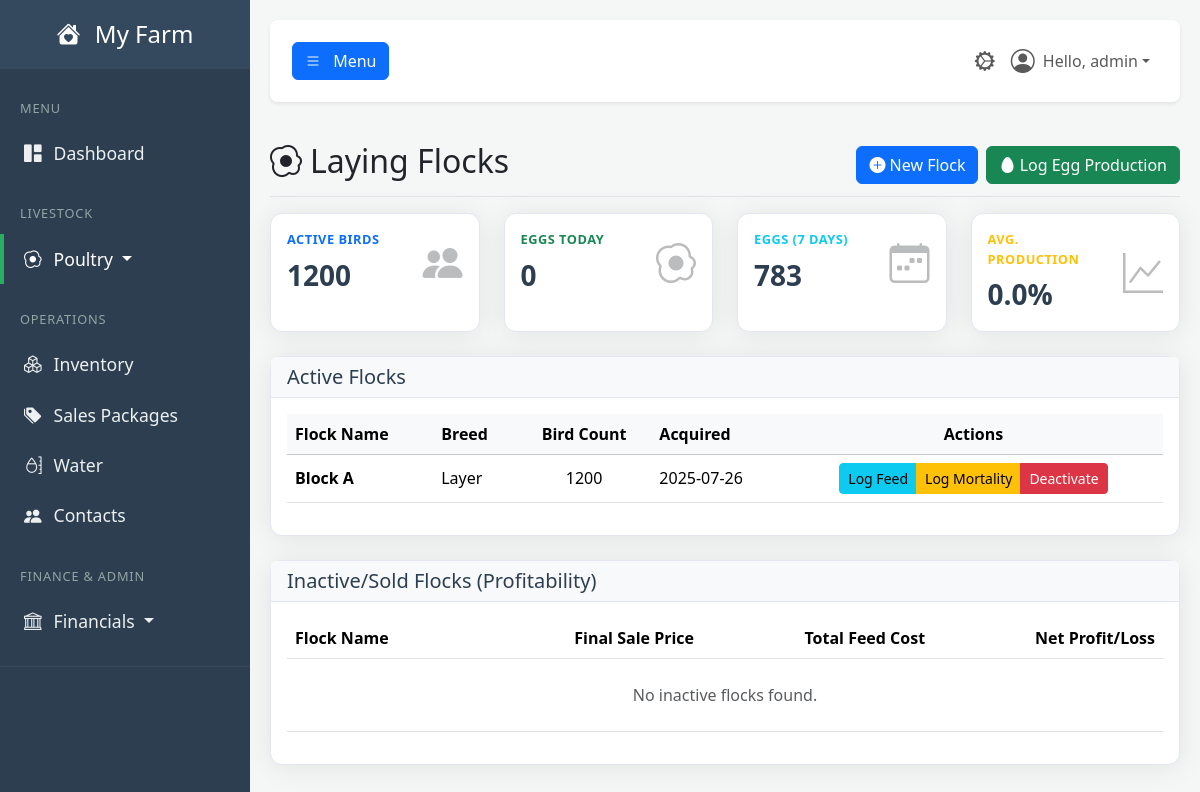
The page /poultry (signed in) on the database as committed earlier.
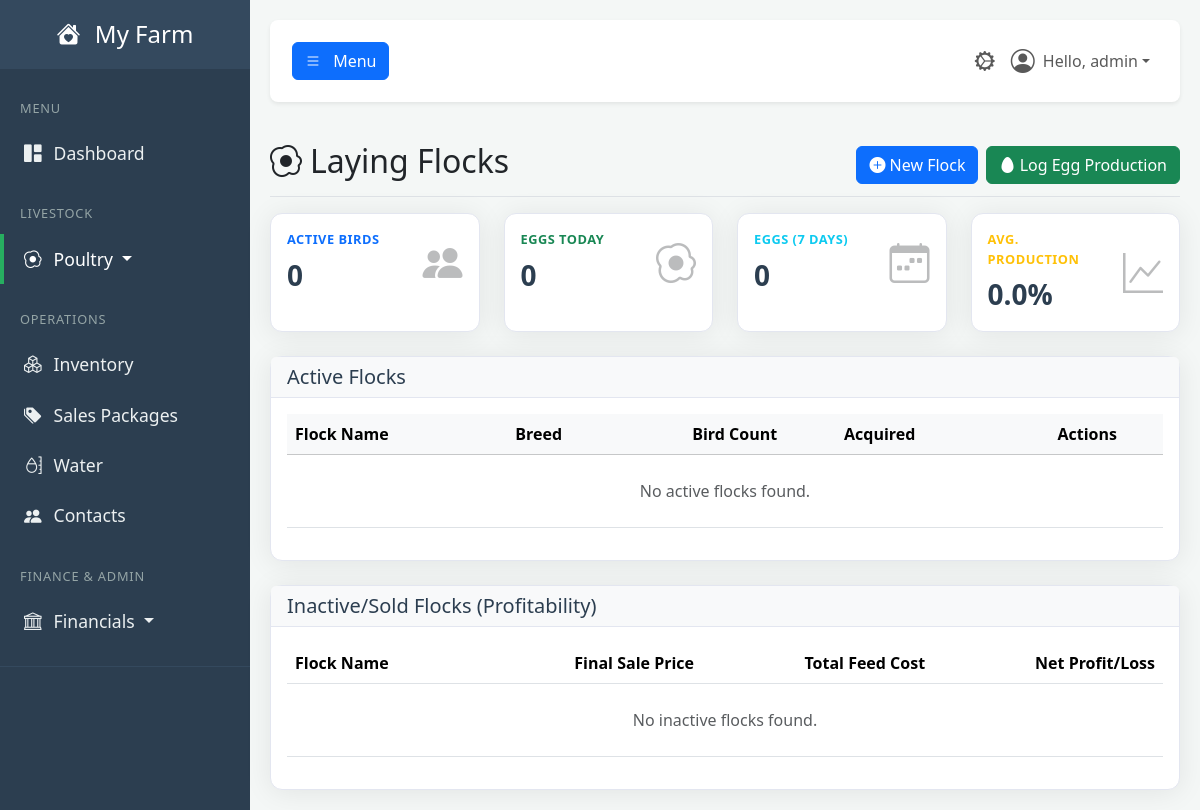
The same page on the database as committed later.
### tables this page shows
CREATE TABLE poultry_flocks (
            id INTEGER PRIMARY KEY,
            flock_name TEXT NOT NULL,
            breed TEXT NOT NULL,
            acquisition_date TEXT NOT NULL,
            bird_count INTEGER NOT NULL,
            status TEXT NOT NULL, -- Active, Sold, Archived
            created_at TIMESTAMP DEFAULT CURRENT_TIMESTAMP
        , final_sale_price REAL DEFAULT 0, total_cost REAL DEFAULT 0, net_profit REAL DEFAULT 0, cost_per_bird REAL DEFAULT 0);

### app.py (the view)
@app.route('/poultry')
@login_required
@permission_required('view_poultry')
def poultry_dashboard():
    db = get_db()
    poultry_stats_row = db.execute("SELECT (SELECT COALESCE(SUM(bird_count), 0) FROM poultry_flocks WHERE status = 'Active') as total_active_birds, (SELECT COALESCE(SUM(quantity), 0) FROM egg_log WHERE log_date = date('now', 'localtime')) as eggs_today, (SELECT COALESCE(SUM(quantity), 0) FROM egg_log WHERE log_date >= date('now', '-6 days')) as eggs_last_7_days").fetchone()
    total_active_birds = poultry_stats_row['total_active_birds'] or 0
    eggs_today = poultry_stats_row['eggs_today'] or 0
    stats = {
        'total_active_birds': total_active_birds,
        'eggs_today': eggs_today,
        'eggs_last_7_days': poultry_stats_row['eggs_last_7_days'] or 0,
        'avg_production_rate': (eggs_today / total_active_birds) if total_active_birds > 0 else 0
    }
    active_flocks = db.execute("SELECT * FROM poultry_flocks WHERE status = 'Active' ORDER BY acquisition_date DESC").fetchall()
    inactive_flocks = db.execute("SELECT * FROM poultry_flocks WHERE status = 'Inactive' ORDER BY acquisition_date DESC").fetchall()
    egg_logs = db.execute("SELECT el.*, pf.flock_name FROM egg_log el JOIN poultry_flocks pf ON el.flock_id = pf.id ORDER BY el.log_date DESC, el.id DESC LIMIT 10").fetchall()
    feed_items = db.execute(
        "SELECT * FROM inventory WHERE category = 'Feed' AND quantity > 0 ORDER BY name ASC"
    ).fetchall()
    return render_template(
        'poultry.html',
        user=g.user,
        stats=stats,
        active_flocks=active_flocks,
        inactive_flocks=inactive_flocks,
        egg_logs=egg_logs,
        feed_items=feed_items,  # <-- Passing the new list here
        today_date=date.today().strftime('%Y-%m-%d')
    )

### app.py (called while the page is built)
def get_db():
    if 'db' not in g:
        g.db = sqlite3.connect(DATABASE)
        g.db.row_factory = sqlite3.Row
    return g.db

def login_required(f):
    @wraps(f)
    def decorated_function(*args, **kwargs):
        if 'user_id' not in session:
            flash('Please log in to access this page.', 'warning')
            return redirect(url_for('login'))
        g.user = User.get_by_id(session['user_id'])
        if not g.user:
            session.clear()
            return redirect(url_for('login'))
        return f(*args, **kwargs)
    return decorated_function

def permission_required(permission_name):
    def decorator(f):
        @wraps(f)
        def decorated_function(*args, **kwargs):
            if not hasattr(g, 'user') or not g.user.has_permission(permission_name):
                flash('You do not have the required permission.', 'danger')
                return redirect(url_for('dashboard'))
            return f(*args, **kwargs)
        return decorated_function
    return decorator

### templates/poultry.html (shortened to what the changed rows need)
{% extends "base.html" %}
{% block content %}
    <div class="d-flex justify-content-between flex-wrap flex-md-nowrap align-items-center pt-3 pb-2 mb-3 border-bottom">
        <h1 class="h2"><i class="bi bi-egg-fried me-2"></i>Laying Flocks</h1>
    </div>
    <div class="row">
        <div class="col-lg-3 col-md-6 mb-4"><div class="card shadow-sm h-100"><div class="card-body"><div class="row align-items-center"><div class="col"><div class="kpi-label text-primary">Active Birds</div><div class="kpi-value">{{ stats.total_active_birds }}</div></div><div class="col-auto kpi-icon"><i class="bi bi-people-fill"></i></div></div></div></div></div>
        <div class="col-lg-3 col-md-6 mb-4"><div class="card shadow-sm h-100"><div class="card-body"><div class="row align-items-center"><div class="col"><div class="kpi-label text-info">Eggs (7 Days)</div><div class="kpi-value">{{ stats.eggs_last_7_days }}</div></div><div class="col-auto kpi-icon"><i class="bi bi-calendar-week"></i></div></div></div></div></div>
    </div>
    <div class="card shadow-sm mb-4">
        <div class="card-body">
            <div class="table-responsive">
                <table class="table table-hover align-middle">
                    <thead class="table-light"><tr><th>Flock Name</th><th>Breed</th><th class="text-center">Bird Count</th><th>Acquired</th><th class="text-center">Actions</th></tr></thead>
                    <tbody>
                        {% for flock in active_flocks %}
                        <tr>
                            <td><strong>{{ flock.flock_name }}</strong></td><td>{{ flock.breed }}</td><td class="text-center">{{ flock.bird_count }}</td><td>{{ flock.acquisition_date }}</td>
                            <td class="text-center">
                                <div class="btn-group btn-group-sm">
                                    <button class="btn btn-info" data-bs-toggle="modal" data-bs-target="#logFeedModal" data-flock-id="{{ flock.id }}" data-flock-name="{{ flock.flock_name }}">Log Feed</button>
                                    <button class="btn btn-warning" data-bs-toggle="modal" data-bs-target="#logFlockMortalityModal" data-flock-id="{{ flock.id }}" data-flock-name="{{ flock.flock_name }}">Log Mortality</button>
                                    <button class="btn btn-danger" data-bs-toggle="modal" data-bs-target="#deactivateFlockModal" data-flock-id="{{ flock.id }}" data-flock-name="{{ flock.flock_name }}">Deactivate</button>
                                </div>
                            </td>
                        </tr>
                        {% else %}
                        <tr><td colspan="5" class="text-center p-4 text-muted">No active flocks found.</td></tr>
                        {% endfor %}
                    </tbody>
                </table>
            </div>
        </div>
    </div>
    <div class="card shadow-sm">
        <div class="card-body">
            <table class="table">
                <thead><tr><th>Flock Name</th><th class="text-end">Final Sale Price</th><th class="text-end">Total Feed Cost</th><th class="text-end">Net Profit/Loss</th></tr></thead>
            </table>
        </div>
    </div>
{% endblock %}

Rows that differ between the two databases and show on the page:
removed poultry_flocks: flock_name "Block A", breed "Layer", bird_count "1200", acquisition_date "2025-07-26"
Other text that changed with them:
{{ stats.total_active_birds }}: "1200" → "0"
{{ stats.eggs_last_7_days }}: "783" → "0"
text now shown: "No active flocks found."
